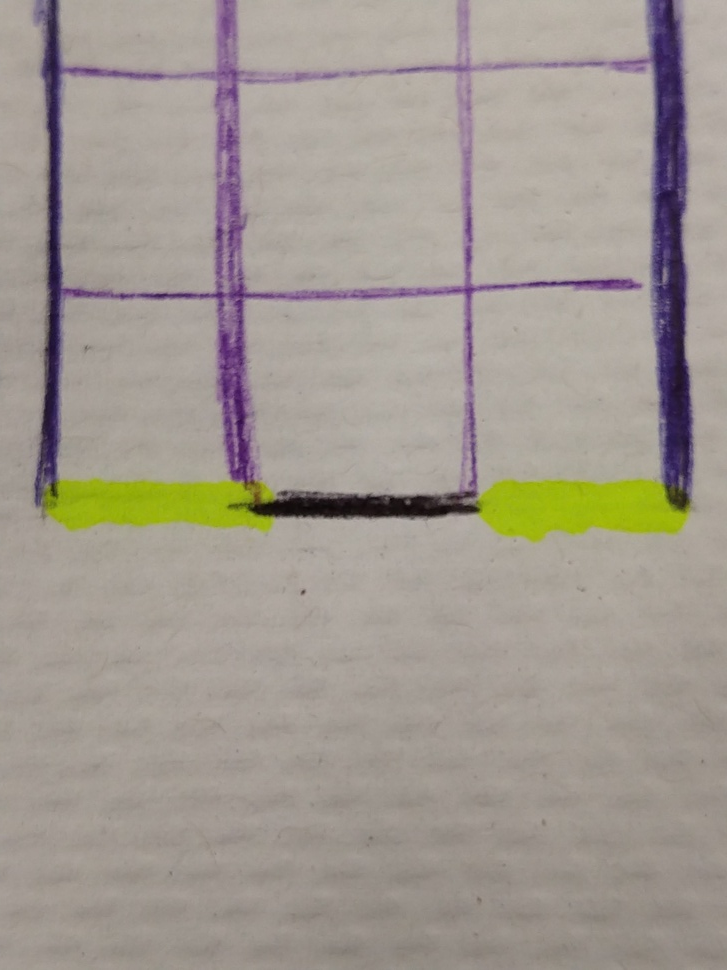
#> input picture imagerecognition/2.1/grid_start.jpg, 727 x 970 px, shrunk from 3024 x 4032 before the run, given in place of mjpeg, which was not available
$ python control_line.py
#> lines starting #> are read from the running program, lines starting #| are printed output that depends on the picture; after the words box and inside, x2 and y2 are one past the last pixel; in counts of white or black regions, pixels touching at a corner belong together; pictures that were not available may be replaced by others from this repository, and a replacement may not be noted
import cv2
import numpy as np


def main():
    # Grab video feed from source
    cap = cv2.VideoCapture("http://10.18.223.105:8080/video/mjpeg")

    height, width, _ = cap.read()[1].shape
#> height = 970; width = 727

    while True:
        _, frame = cap.read()
#> frame is the input picture: shape (970, 727, 3); mean B, G, R 145, 153.6, 161.6

        # convert rgb image to hsv for color isolation
        hsv = cv2.cvtColor(frame, cv2.COLOR_BGR2HSV)
#> hsv: shape (970, 727, 3); mean H, S, V 28.2, 34.7, 163.3

        # Set bounds for what shades of blue we want
        lower_blue = np.array([100, 130, 0])
        upper_blue = np.array([140, 255, 255])

        # Isolate blue, draw lines on edges
        mask = cv2.inRange(hsv, lower_blue, upper_blue)
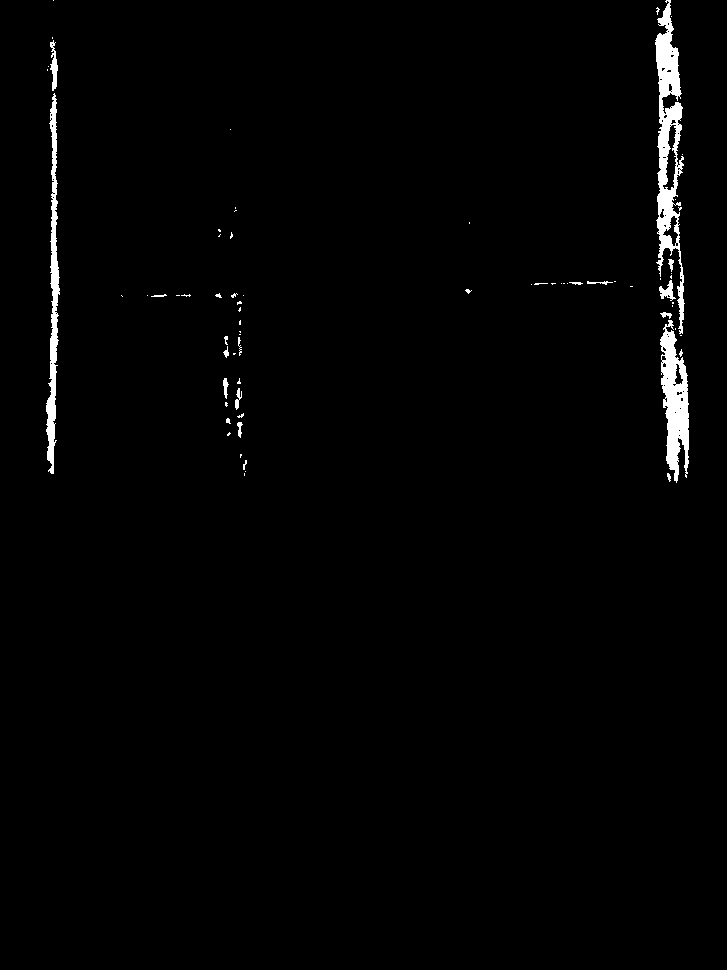
#> mask: shape (970, 727); 1.5% white; 72 white regions (53 under 20 px), largest, box (x1, y1, x2, y2) and area: (655, 0, 685, 334) 4133, (660, 320, 689, 483) 2709, (46, 93, 60, 474) 2244
        mask = cv2.GaussianBlur(mask, (5, 5), 0)
        right = mask[height // 2 : height , width // 2 : width]
#> right: shape (485, 364); every value is 0
        rightFrame = frame[height // 2 : height , width // 2 : width]
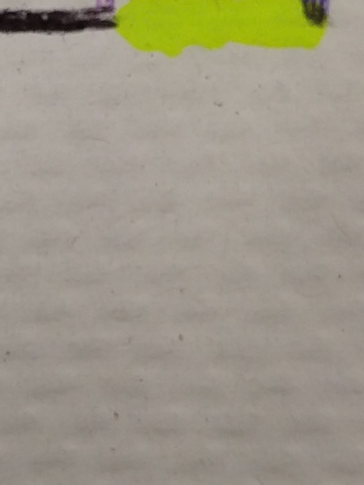
#> rightFrame: shape (485, 364, 3); mean B, G, R 135.1, 151.5, 157.8
        left = mask[height // 2 : height,  0 : width // 2]
#> left: shape (485, 363); every value is 0
        leftFrame = frame[height // 2 : height,  0 : width // 2]
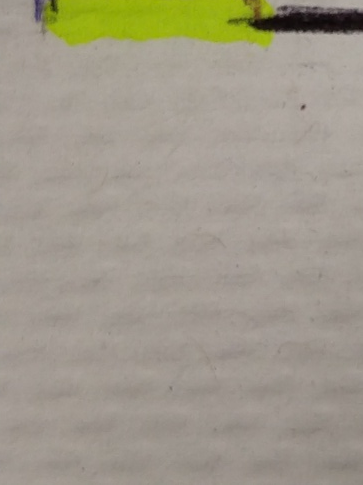
#> leftFrame: shape (485, 363, 3); mean B, G, R 138.6, 153.7, 160.1
        # cv2.imshow('mask', mask)

        # two seperate frames, called twice
        right2 = rect_on_blue(right, rightFrame)
#> in rect_on_blue, `bluecnts = cv2.findContours(mask.copy(), cv2.RETR_EXTERNAL, cv2.CHAIN_..`: bluecnts = []
        left2 = rect_on_blue(left, leftFrame)
        cv2.imshow('r', right2)
        cv2.imshow('l', left2)

        if cv2.waitKey(27) == 1:
#> (key Esc is pressed here)
            break


def rect_on_blue(mask, img):
    bluecnts = cv2.findContours(mask.copy(),
                        cv2.RETR_EXTERNAL,
                        cv2.CHAIN_APPROX_SIMPLE)[-2]
    for cnt in bluecnts:
        x, y, w, h = cv2.boundingRect(cnt)
        cv2.line(img, (x, y+h//2), (x+w, y+h//2), (0,0,255), 2)
        cv2.drawContours(img, bluecnts, -1, 255, 3)
        blue_area = max(bluecnts, key=cv2.contourArea)
        x, y, w, h = cv2.boundingRect(blue_area)
        cv2.rectangle(img, (x,y), (x+w, y+h), (0,255,0), 2)

        rightDistance = width - (x + w)
        leftDistance = x
        if leftDistance != rightDistance:
            print ('false')
        else:
            print ('true')

    return img


        # [5 lines of commented-out code are left out]


if __name__ == '__main__':
    main()
